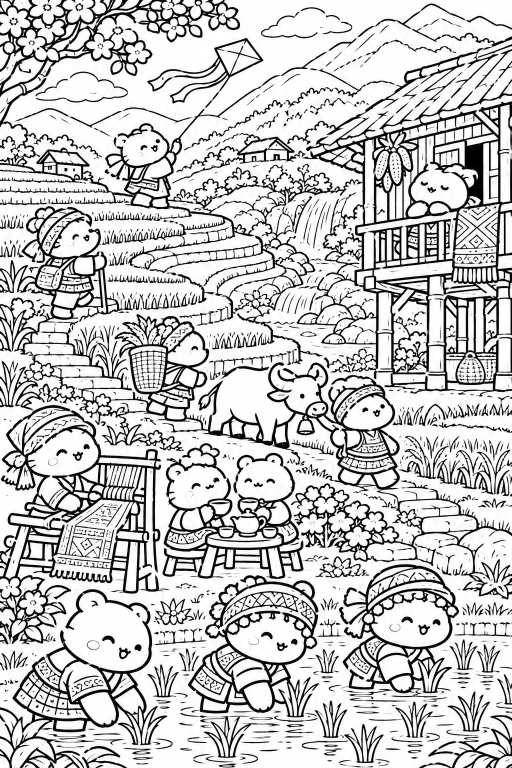
#> input picture coloring-book/images/hamster/010_ruong-bac-thang.webp, 1024 x 1536 px (shown at 1/2 size)
$ python simplify_lineart.py images/hamster/010_ruong-bac-thang.webp out.png
#> lines starting #> are read from the running program, lines starting #| are printed output that depends on the picture; after the words box and inside, x2 and y2 are one past the last pixel; in counts of white or black regions, pixels touching at a corner belong together
### coloring-book/colorize_lineart.py
#!/usr/bin/env python3
"""Tô màu tự động một trang nét đen trắng (để làm ảnh bìa nhanh).

Chạy:  python3 colorize_lineart.py anh.webp output/cover_art.png --seed 3

Cách làm: tìm từng ô khép kín bị nét vẽ bao quanh, rồi tô mỗi ô một màu từ bảng màu hài hòa, sao cho các ô
kề nhau không trùng màu. Ô to dùng màu nhạt, ô nhỏ dùng màu đậm hơn. Màu được chọn ngẫu nhiên theo `--seed`,
không hiểu nội dung ảnh (ví dụ không biết đâu là lá cây). Muốn tô màu tự nhiên hơn, hãy nhờ công cụ AI tô.
"""
from __future__ import annotations

import argparse
import random
import sys

import numpy as np
from PIL import Image

PASTEL = ["#FFF3D6", "#FFE0B2", "#FFD9D9", "#E1F3E5", "#DCEEFF", "#F4E6FF"]
MID = ["#FFC857", "#F4A261", "#F28482", "#8FBF9F", "#7FC8F8", "#CDB4DB", "#FFAFCC", "#B5E48C"]
VIVID = ["#E63946", "#FFB703", "#2A9D8F", "#F72585", "#4361EE", "#06D6A0", "#FF7B00", "#9D4EDD"]
INK = (34, 28, 48)


def hx(s):
    s = s.lstrip("#")
    return tuple(int(s[i:i + 2], 16) for i in (0, 2, 4))


def label_regions(white: np.ndarray):
    """Gán nhãn cho các vùng trắng liên thông (4 hướng) bằng union-find trên các đoạn ngang."""
    H, W = white.shape
    starts_all, ends_all, rows = [], [], []
    row_slices = []
    for y in range(H):
        row = white[y]
        d = np.diff(np.concatenate(([0], row.view(np.int8), [0])))
        s = np.flatnonzero(d == 1)
        e = np.flatnonzero(d == -1)
        row_slices.append((len(starts_all), len(starts_all) + len(s)))
        starts_all.extend(s.tolist())
        ends_all.extend(e.tolist())
        rows.extend([y] * len(s))
    n = len(starts_all)
    parent = list(range(n))

    def find(x):
        while parent[x] != x:
            parent[x] = parent[parent[x]]
            x = parent[x]
        return x

    for y in range(H - 1):
        a0, a1 = row_slices[y]
        b0, b1 = row_slices[y + 1]
        i, j = a0, b0
        while i < a1 and j < b1:
            if starts_all[i] < ends_all[j] and starts_all[j] < ends_all[i]:
                ra, rb = find(i), find(j)
                if ra != rb:
                    parent[rb] = ra
            if ends_all[i] < ends_all[j]:
                i += 1
            else:
                j += 1
    roots = {}
    labels = np.zeros((H, W), dtype=np.int32)
    for k in range(n):
        r = find(k)
        lab = roots.setdefault(r, len(roots) + 1)
        labels[rows[k], starts_all[k]:ends_all[k]] = lab
    return labels, len(roots)


# [72 lines left out: functions grow, adjacency, colorize, main, not called in this run]


# [2 lines that do not run on import are left out]

### coloring-book/simplify_lineart.py
#!/usr/bin/env python3
"""Làm trang nét đen trắng "tự nhiên" hơn: đục rỗng các khối đen đặc (mắt, chấm) và làm nét mượt.

Chạy:  python3 simplify_lineart.py anh.webp ket_qua.png

  --hollow N   chỉ xét khối đen có bán kính từ N điểm ảnh trở lên (mặc định 5)
  --maxdim M   khối chỉ bị đục rỗng nếu gọn và nhỏ hơn M điểm ảnh (mắt, chấm); nét dài thì giữ nguyên (mặc định 34)
  --ring W     độ dày vòng viền còn lại (mặc định 3.5)
  --scale S    phóng to trước khi xử lý rồi cắt về đen trắng thuần, làm nét mượt hơn (mặc định 2)
Không đụng tới nét thường. Chỉ xử lý được cái đã có trong ảnh: không đổi bố cục hay khuôn mặt.
"""
from __future__ import annotations

import argparse
import sys

import numpy as np
from PIL import Image

from colorize_lineart import label_regions


def erode(m):
    o = m.copy()
    o[1:] &= m[:-1]
    o[:-1] &= m[1:]
    o[:, 1:] &= m[:, :-1]
    o[:, :-1] &= m[:, 1:]
    return o


def dilate(m):
    o = m.copy()
    o[1:] |= m[:-1]
    o[:-1] |= m[1:]
    o[:, 1:] |= m[:, :-1]
    o[:, :-1] |= m[:, 1:]
    return o


def depth_map(dark, maxd):
    depth = np.zeros(dark.shape, dtype=np.uint8)
    cur = dark.copy()
    for k in range(1, maxd + 1):
        cur = erode(cur)
        if not cur.any():
            break
        depth[cur] = k
    return depth


def process(img, hollow, ring, maxdim, scale):
    g = img.convert("L")
    if scale != 1:
        g = g.resize((int(g.width * scale), int(g.height * scale)), Image.LANCZOS)
    dark = np.asarray(g) < 128
    hmin = max(2, int(round(hollow * scale)))
    r = max(1, int(round(ring * scale)))
    dep = depth_map(dark, 40)
    core = dep >= hmin
    lab, n = label_regions(core)
    chosen = np.zeros(core.shape, dtype=bool)
    count = 0
    for k in range(1, n + 1):
        ys, xs = np.nonzero(lab == k)
        w, h = xs.max() - xs.min() + 1, ys.max() - ys.min() + 1
        big, small = max(w, h), min(w, h)
        if big <= maxdim * scale and big <= 1.7 * small and len(xs) >= 0.45 * w * h:
            chosen[ys, xs] = True
            count += 1
    blob = chosen.copy()
    for _ in range(hmin + 3):        # khôi phục cả khối từ lõi (không vượt ra ngoài vùng đen)
        blob = dilate(blob) & dark
    interior = blob & (dep > r)      # phần ruột của khối, chừa vòng viền dày r
    out = dark & ~interior
    return Image.fromarray(np.where(out, 0, 255).astype(np.uint8)), count


def main():
    ap = argparse.ArgumentParser(description=__doc__, formatter_class=argparse.RawDescriptionHelpFormatter)
    ap.add_argument("input")
    ap.add_argument("output")
    ap.add_argument("--hollow", type=float, default=5)
    ap.add_argument("--maxdim", type=float, default=34)
    ap.add_argument("--ring", type=float, default=3.5)
    ap.add_argument("--scale", type=float, default=2.0)
    a = ap.parse_args()
    out, count = process(Image.open(a.input), a.hollow, a.ring, a.maxdim, a.scale)
#> in process, `dark = np.asarray(g) < 128`:
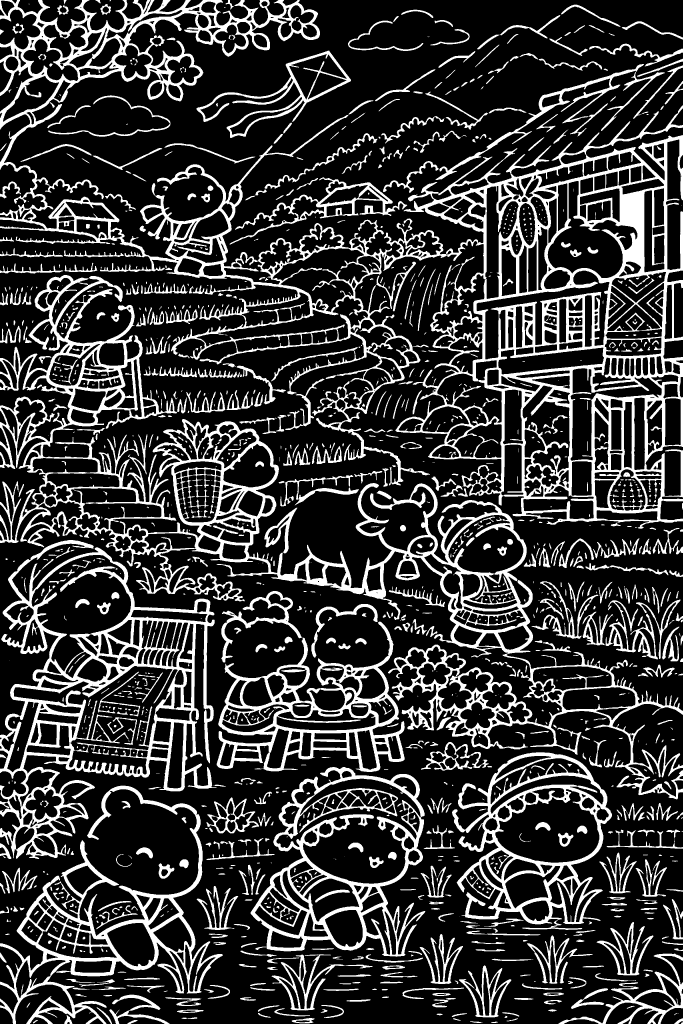
#> dark: shape (3072, 2048) bool (shown at 1/3 size); 21.8% white; 1382 white regions (335 under 20 px), largest, box (x1, y1, x2, y2) and area: (0, 0, 2048, 1586) 409456, (0, 825, 2048, 2398) 249775, (0, 1620, 650, 2577) 122233
#> the loop in depth_map, `for k in range(1, maxd + 1):` made 37 passes
#> pass 1, in depth_map, `cur = erode(cur)`:
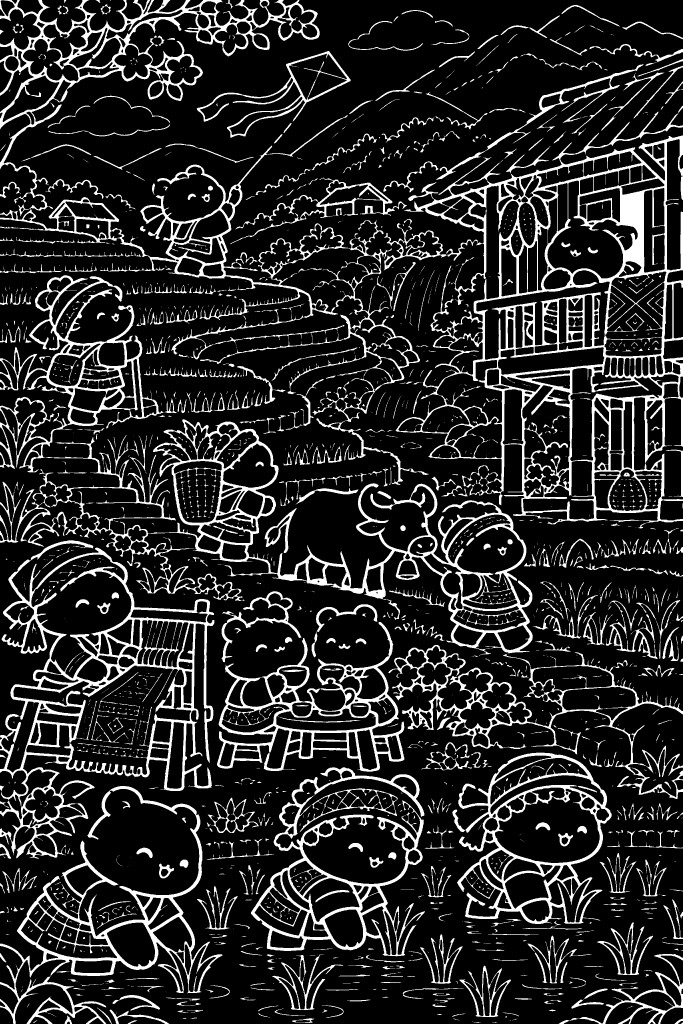
#> cur: shape (3072, 2048) bool (shown at 1/3 size); 15.8% white; 1993 white regions (1046 under 20 px), largest, box (x1, y1, x2, y2) and area: (1187, 317, 2048, 1585) 171052, (0, 0, 1287, 1455) 121242, (0, 1258, 1598, 1968) 103092
#> after the loop in depth_map, `for k in range(1, maxd + 1):`:
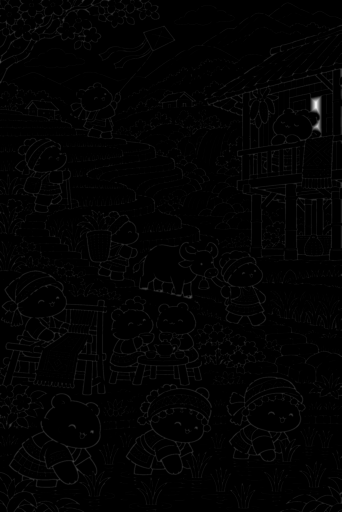
#> depth: shape (3072, 2048) (shown at 1/6 size); min 0, max 36, mean 0.4; drawn with min black and max white
#> the loop in label_regions, `for y in range(H):` made 3072 passes
#> (s, e) on passes 1 to 3: ([499, 646], [502, 653]), ([499, 647], [501, 652]), ([498, 648], [500, 651])
#> after the loop in label_regions, `for y in range(H):`: ends_all = 311 values, max 2048 at index 34, min 1 at index 23, mean 1514.1; row_slices = 3072 pairs, first value 0 to 311, second value 2 to 311; rows = 311 values from 0 to 2821; starts_all = 311 values, max 2047 at index 34, min 0 at index 23, mean 1491.8
#> in label_regions, `n = len(starts_all)`: n = 311
#> the loop in label_regions, `for y in range(H - 1):` made 3071 passes
#> (a0, a1, b0, b1) on passes 1 to 3: (0, 2, 2, 4), (2, 4, 4, 6), (4, 6, 6, 8)
#> after the loop in label_regions, `for y in range(H - 1):`: parent = 311 values, max 303 at index 303, min 0 at index 0, mean 82.1
#> in process, `lab, n = label_regions(core)`: n = 24
#> the loop in process, `for k in range(1, n + 1):` made 24 passes
#> (ys, xs, w, h, big, small) on passes 1, 3, 4: ([0, 0, 0, 1, 1, 2, 2, 3], [499, 500, 501, 499, 500, 498, 499, 498], 4, 4, 4, 4), ([105], [259], 1, 1, 1, 1), ([106, 107, 107, 108, 108, 109, 109], [258, 257, 258, 256, 257, 255, 256], 4, 4, 4, 4)
#> after the loop in process, `for k in range(1, n + 1):`:
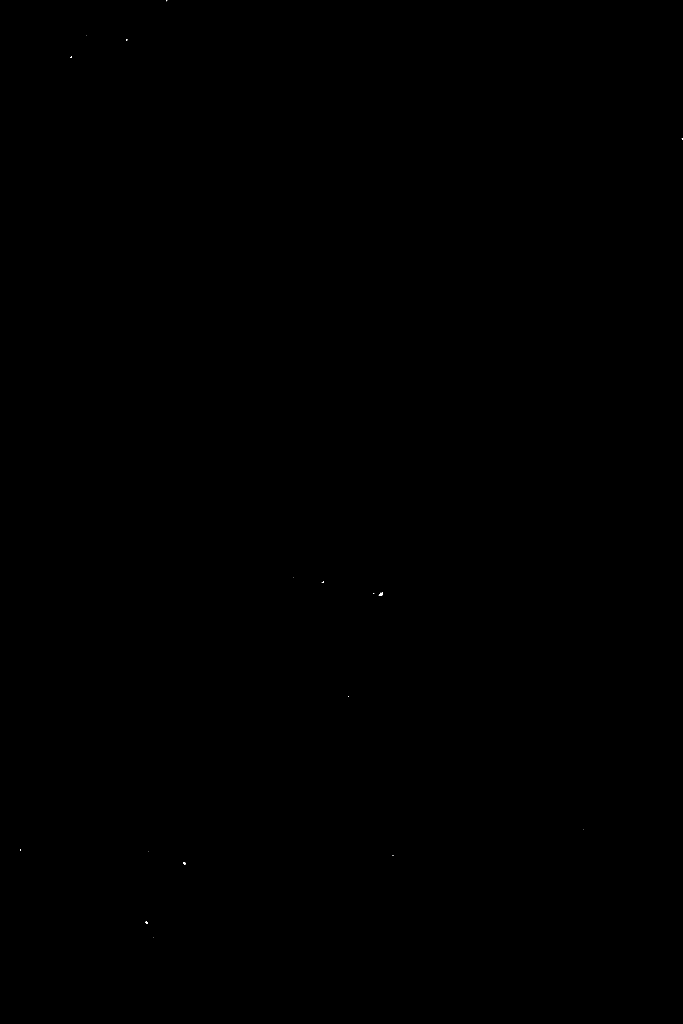
#> chosen: shape (3072, 2048) bool (shown at 1/3 size); 0% white; 17 white regions (14 under 20 px), largest, box (x1, y1, x2, y2) and area: (1136, 1776, 1148, 1788) 75, (436, 2764, 443, 2772) 30, (549, 2588, 556, 2594) 28
#> after the loop in process, `for k in range(1, n + 1):`: count = 17
#> after the loop in process, `for _ in range(hmin + 3):`:
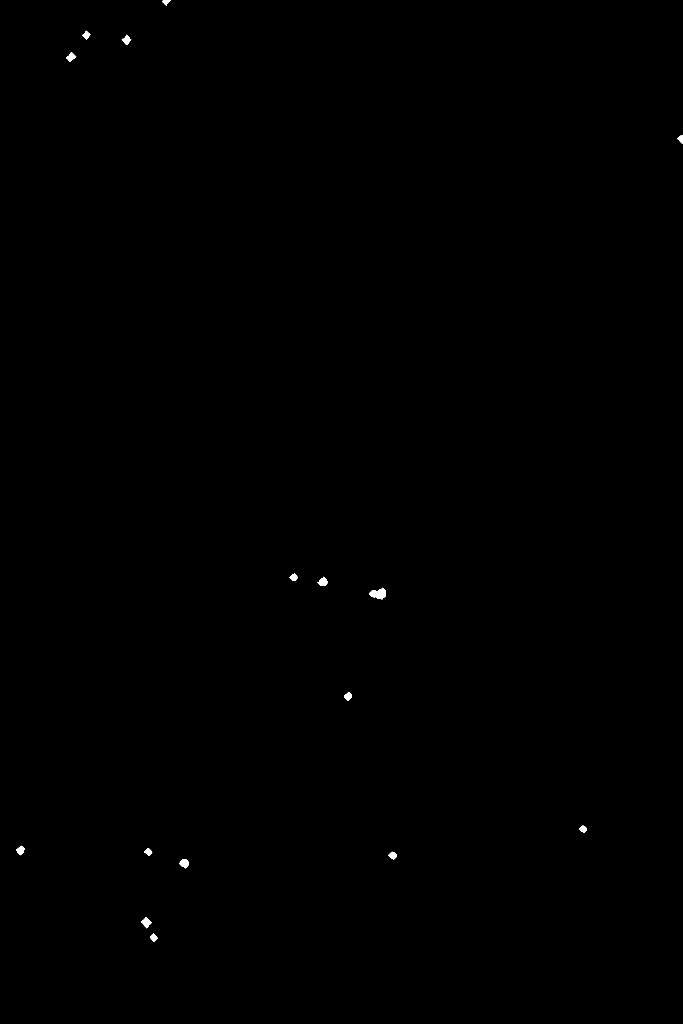
#> blob: shape (3072, 2048) bool (shown at 1/3 size); 0.11% white; 16 white regions, largest, box (x1, y1, x2, y2) and area: (1107, 1763, 1158, 1798) 1070, (423, 2751, 455, 2785) 525, (538, 2578, 566, 2605) 524
#> out: PIL image 2048x3072 L; 78.2% white; 1382 black regions (335 under 20 px), largest, box (x1, y1, x2, y2) and area: (0, 0, 2048, 1586) 409235, (0, 825, 2048, 2398) 249397, (0, 1620, 650, 2577) 122170
#> count = 17
    out.save(a.output, optimize=True, dpi=(300, 300))
    print(f"Đã lưu {a.output} ({out.width}x{out.height}); đục rỗng {count} khối đặc")
#| Đã lưu out.png (2048x3072); đục rỗng 17 khối đặc
    return 0


if __name__ == "__main__":
    sys.exit(main())
#> (the program exits here)

$ run again, on coloring-book/images/hamster/025_lang-gom.webp
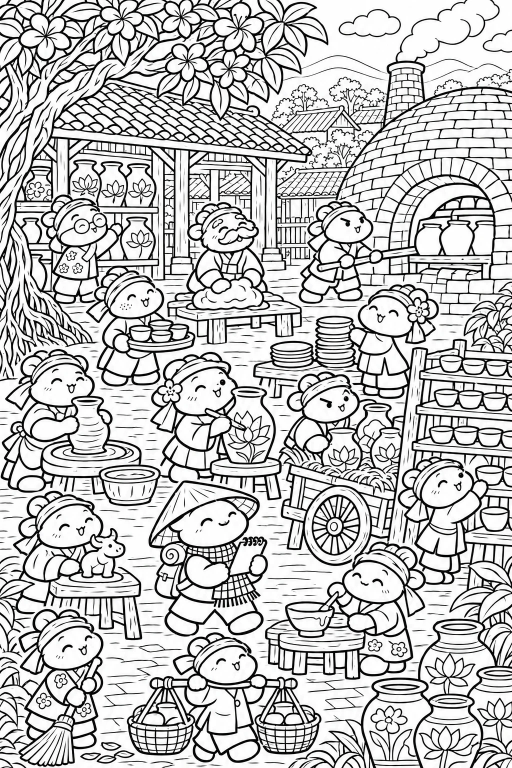
#> input picture coloring-book/images/hamster/025_lang-gom.webp, 1024 x 1536 px (shown at 1/2 size)
#> in process, `dark = np.asarray(g) < 128`:
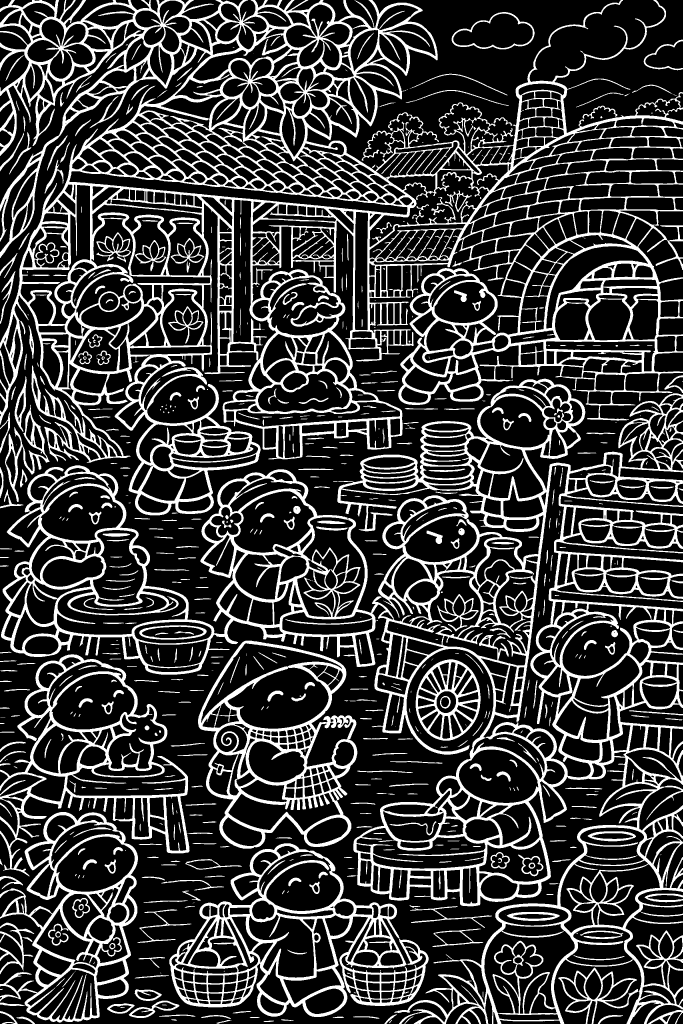
#> dark: shape (3072, 2048) bool (shown at 1/3 size); 23.1% white; 710 white regions (133 under 20 px), largest, box (x1, y1, x2, y2) and area: (0, 0, 2048, 1546) 583503, (3, 1136, 2048, 3072) 462866, (508, 2530, 1286, 3051) 80576
#> after the loop in depth_map, `for k in range(1, maxd + 1):`:
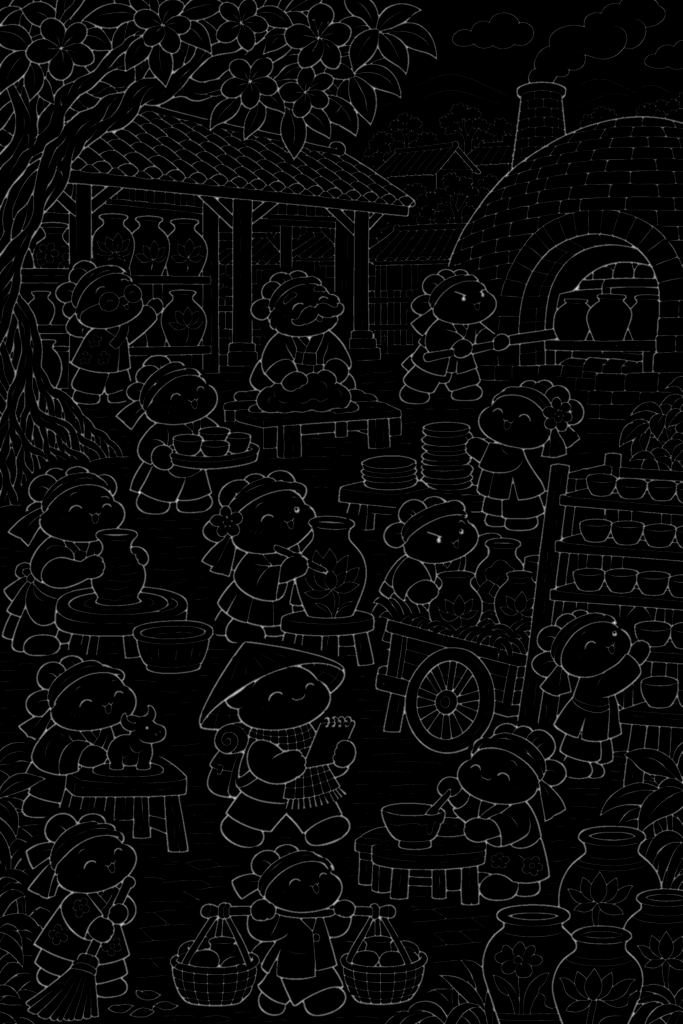
#> depth: shape (3072, 2048) (shown at 1/3 size); min 0, max 10, mean 0.35; drawn with min black and max white
#> core: shape (3072, 2048) bool; 0% white in thin lines or dots, all inside (x1, y1, x2, y2) = (418, 1477, 420, 1478)
#> after the loop in label_regions, `for y in range(H):`: ends_all = [420]; row_slices = 3072 pairs, first value 0 to 1, second value 0 to 1; rows = [1477]; starts_all = [418]
#> in label_regions, `n = len(starts_all)`: n = 1
#> the loop in process, `for k in range(1, n + 1):` made 1 pass
#> (ys, xs, w, h, big, small) on pass 1: ([1477, 1477], [418, 419], 2, 1, 2, 1)
#> after the loop in process, `for k in range(1, n + 1):`: count = 0
#| Đã lưu out.png (2048x3072); đục rỗng 0 khối đặc
